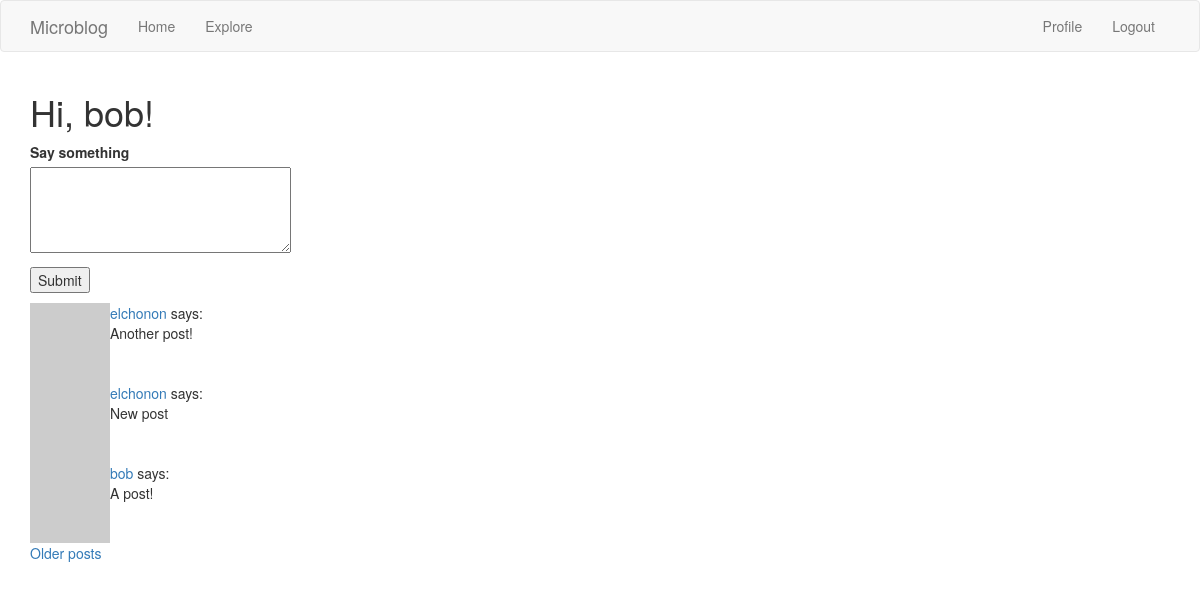
The page /index (signed in) on the database its author committed.
### app/models.py (models this page shows, shortened)
class User(UserMixin, db.Model):
    id = db.Column(db.Integer, primary_key=True)
    username = db.Column(db.String(64), index=True, unique=True)
    email = db.Column(db.String(120), index=True, unique=True)
    password_hash = db.Column(db.String(128))
    posts = db.relationship('Post', backref='author', lazy='dynamic')
    about_me = db.Column(db.String(140))
    last_seen = db.Column(db.DateTime, default=datetime.utcnow)
    followed = db.relationship(
        'User', secondary=followers,
        primaryjoin=(followers.c.follower_id == id),
        secondaryjoin=(followers.c.followed_id == id),
        backref=db.backref('followers', lazy='dynamic'), lazy='dynamic')
    def avatar(self, size):
        digest = md5(self.email.lower().encode('utf-8')).hexdigest()
        return 'https://www.gravatar.com/avatar/{}?d=identicon&s={}'.format(
            digest, size)
    def followed_posts(self):
        followed = Post.query.join(
            followers, (followers.c.followed_id == Post.user_id)).filter(
            followers.c.follower_id == self.id)
        own = Post.query.filter_by(user_id=self.id)
        return followed.union(own).order_by(Post.timestamp.desc())

class Post(db.Model):
    id = db.Column(db.Integer, primary_key=True)
    body = db.Column(db.String(140))
    timestamp = db.Column(db.DateTime, index=True, default=datetime.utcnow)
    user_id = db.Column(db.Integer, db.ForeignKey('user.id'))

### app/main/routes.py (the view)
@bp.route('/', methods=['GET', 'POST'])
@bp.route('/index', methods=['GET', 'POST'])
@login_required
def index():
    form = PostForm()
    if form.validate_on_submit():
        post = Post(body=form.post.data, author=current_user)
        db.session.add(post)
        db.session.commit()
        flash('Your post is now live!')
        return redirect(url_for('main.index'))
    page = request.args.get('page', 1, type=int)
    posts = current_user.followed_posts().paginate(
        page, current_app.config['POSTS_PER_PAGE'], False)
    next_url = url_for('main.index', page=posts.next_num) \
        if posts.has_next else None
    prev_url = url_for('main.index', page=posts.prev_num) \
        if posts.has_prev else None
    return render_template('index.html', title='Home', form=form,
                           posts=posts.items, next_url=next_url,
                           prev_url=prev_url)

### app/main/forms.py
class PostForm(FlaskForm):
    post = TextAreaField('Say something', validators=[
        DataRequired(), Length(min=1, max=140)])
    submit = SubmitField('Submit')

### app/main/routes.py (called while the page is built)
@bp.before_request
def before_request():
    if current_user.is_authenticated:
        current_user.last_seen = datetime.utcnow()
        db.session.commit()

### app/models.py (called while the page is built)
@login.user_loader
def load_user(id):
    return User.query.get(int(id))

### app/templates/index.html (shortened to what this page needs)
{% extends "base.html" %}
{% block app_content %}
<h1>Hi, {{ current_user.username }}!</h1>
{% if form %}
<form action="" method="post">
    <p>
        {{ form.post.label }}<br>
        {{ form.post(cols=32, rows=4) }}<br>
    </p>
    <p>{{ form.submit() }}</p>
</form>
{% endif %}
{% for post in posts %}
    {% include '_post.html' %}
{% endfor %}
{% if next_url %}
<a href="{{ next_url }}">Older posts</a>
{% endif %}
{% endblock %}

### app/templates/_post.html
<table>
    <tr valign="top">
        <td><img src="{{ post.author.avatar(36) }}"></td>
        <td>
            <a href="{{ url_for('main.user', username=post.author.username) }}">
                {{ post.author.username }}
            </a>
            says:<br>{{ post.body }}
        </td>
    </tr>
</table>

### rows shown on the page
User: username "bob"
Post: author.username "elchonon", body "Another post!"
Post: author.username "elchonon", body "New post"
Post: author.username "bob", body "A post!"

### other values the page prints
{{ ('Home') }} "Home"
{{ ('Explore') }} "Explore"
{{ ('Profile') }} "Profile"
{{ ('Logout') }} "Logout"
